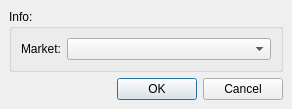
<ui version="4.0" >
 <class>tcMarketSelectDialog</class>
 <widget class="QDialog" name="tcMarketSelectDialog" >
  <property name="geometry" >
   <rect>
    <x>0</x>
    <y>0</y>
    <width>292</width>
    <height>101</height>
   </rect>
  </property>
  <property name="windowTitle" >
   <string>Select Market...</string>
  </property>
  <layout class="QVBoxLayout" >
   <property name="margin" >
    <number>9</number>
   </property>
   <property name="spacing" >
    <number>6</number>
   </property>
   <item>
    <widget class="QGroupBox" name="gbx1" >
     <property name="title" >
      <string>Info:</string>
     </property>
     <layout class="QHBoxLayout" >
      <property name="margin" >
       <number>9</number>
      </property>
      <property name="spacing" >
       <number>6</number>
      </property>
      <item>
       <widget class="QLabel" name="lbl1" >
        <property name="sizePolicy" >
         <sizepolicy>
          <hsizetype>4</hsizetype>
          <vsizetype>5</vsizetype>
          <horstretch>0</horstretch>
          <verstretch>0</verstretch>
         </sizepolicy>
        </property>
        <property name="text" >
         <string>Market:</string>
        </property>
       </widget>
      </item>
      <item>
       <widget class="QComboBox" name="cbo1" />
      </item>
     </layout>
    </widget>
   </item>
   <item>
    <widget class="QDialogButtonBox" name="buttonBox" >
     <property name="orientation" >
      <enum>Qt::Horizontal</enum>
     </property>
     <property name="standardButtons" >
      <set>QDialogButtonBox::Cancel|QDialogButtonBox::NoButton|QDialogButtonBox::Ok</set>
     </property>
    </widget>
   </item>
  </layout>
 </widget>
 <resources/>
 <connections>
  <connection>
   <sender>buttonBox</sender>
   <signal>accepted()</signal>
   <receiver>tcMarketSelectDialog</receiver>
   <slot>accept()</slot>
   <hints>
    <hint type="sourcelabel" >
     <x>248</x>
     <y>254</y>
    </hint>
    <hint type="destinationlabel" >
     <x>157</x>
     <y>274</y>
    </hint>
   </hints>
  </connection>
  <connection>
   <sender>buttonBox</sender>
   <signal>rejected()</signal>
   <receiver>tcMarketSelectDialog</receiver>
   <slot>reject()</slot>
   <hints>
    <hint type="sourcelabel" >
     <x>316</x>
     <y>260</y>
    </hint>
    <hint type="destinationlabel" >
     <x>286</x>
     <y>274</y>
    </hint>
   </hints>
  </connection>
 </connections>
</ui>
